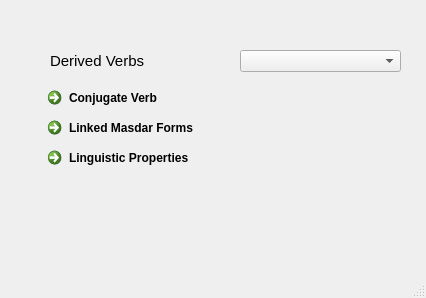
<?xml version="1.0" encoding="UTF-8"?>
<ui version="4.0">
 <class>MainWindow</class>
 <widget class="QMainWindow" name="MainWindow">
  <property name="geometry">
   <rect>
    <x>0</x>
    <y>0</y>
    <width>426</width>
    <height>298</height>
   </rect>
  </property>
  <property name="windowTitle">
   <string>MainWindow</string>
  </property>
  <widget class="QWidget" name="centralwidget">
   <widget class="QLabel" name="label">
    <property name="geometry">
     <rect>
      <x>50</x>
      <y>50</y>
      <width>121</width>
      <height>21</height>
     </rect>
    </property>
    <property name="font">
     <font>
      <pointsize>11</pointsize>
     </font>
    </property>
    <property name="text">
     <string>Derived Verbs</string>
    </property>
   </widget>
   <widget class="QComboBox" name="comboBox">
    <property name="geometry">
     <rect>
      <x>240</x>
      <y>50</y>
      <width>161</width>
      <height>22</height>
     </rect>
    </property>
   </widget>
   <widget class="QCommandLinkButton" name="commandLinkButton">
    <property name="geometry">
     <rect>
      <x>40</x>
      <y>80</y>
      <width>185</width>
      <height>41</height>
     </rect>
    </property>
    <property name="text">
     <string>Conjugate Verb</string>
    </property>
   </widget>
   <widget class="QCommandLinkButton" name="commandLinkButton_2">
    <property name="geometry">
     <rect>
      <x>40</x>
      <y>110</y>
      <width>185</width>
      <height>41</height>
     </rect>
    </property>
    <property name="text">
     <string>Linked Masdar Forms</string>
    </property>
   </widget>
   <widget class="QCommandLinkButton" name="commandLinkButton_3">
    <property name="geometry">
     <rect>
      <x>40</x>
      <y>140</y>
      <width>185</width>
      <height>41</height>
     </rect>
    </property>
    <property name="text">
     <string>Linguistic Properties</string>
    </property>
   </widget>
  </widget>
  <widget class="QMenuBar" name="menubar">
   <property name="geometry">
    <rect>
     <x>0</x>
     <y>0</y>
     <width>426</width>
     <height>21</height>
    </rect>
   </property>
  </widget>
  <widget class="QStatusBar" name="statusbar"/>
 </widget>
 <resources/>
 <connections/>
</ui>
